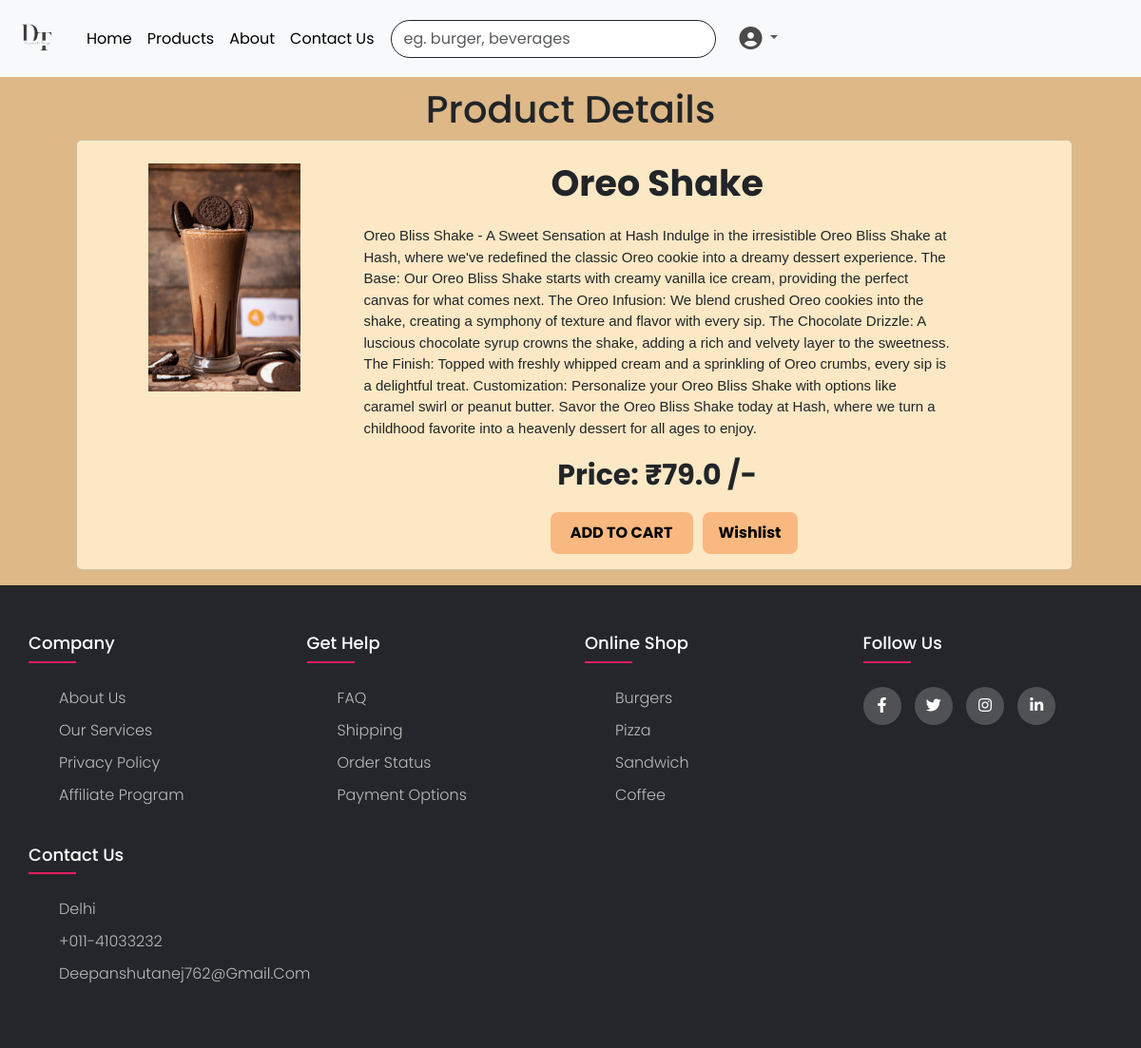
The page /2 (signed in) on the database its author committed.
### app1/models.py (models this page shows, shortened)
class Product(models.Model):
    Title = models.CharField(max_length=30)
    Product_id = models.IntegerField(unique=True)
    Description = models.CharField(max_length=1000)
    price = models.FloatField(max_length=30)
    img = models.ImageField(upload_to='images/')
    category = models.CharField(max_length=30)

### app1/views.py (the view, shortened to what this page needs)
# urls.py: path('<int:pid>', views.details, name='details'),
def details(request,pid):
    if request.user.is_authenticated:
        myproduct = get_object_or_404(Product, pk=pid)
        return render(request,'app1/details.html',{'z':myproduct})

### app1/templates/app1/details.html (shortened to what this page needs)
<!DOCTYPE html>
<html lang="en">
<head>
  {% load static %}
  <link rel="stylesheet" href="{% static 'app1/home.css' %}">
  <link href="https://cdn.jsdelivr.net/npm/bootstrap@5.3.1/dist/css/bootstrap.min.css" rel="stylesheet"
>
</head>
<body style="background-color:burlywood;">
  {% include 'app1/navbar.html' %}
  <div>
    <h1 style="text-align: center;margin-top: 10px;">Product Details</h1>
    <div class="card mb-3" style="max-width: 90%; background-color: rgb(252, 232, 196);margin: 0vh 9vh 10vh 10vh;">
      <div class="row g-0">
        <div class="col-md-3">
          <img src="{{z.img.url}}" class="img-fluid rounded-start, card-img-top" alt="image"
            style="max-block-size: 20vw;margin-left: 2vw;margin-top: 3vh;margin-bottom: 3vh;">
        </div>
        <div class="col-md-8">
          <div class="card-body">
            <p style="font-weight: bolder;font-size: 38px;text-align: center;">{{ z.Title }}</p>
            <p style="font-size: 15px;font-family:Arial, Helvetica, sans-serif;margin:2vh 2vw">
              {{z.Description}}</p>
            <p style="font-size: 30px;font-weight: bold;text-align: center;">Price: ₹{{ z.price }} /-</p>
            <div class="container1" style="display:flex; flex-direction: row;align-items: center;margin-left: 160px; gap: 30px;">
              <form method="post" action="{% url 'cart' %}">
                <button class="btn, btn1" value="{{z.Product_id}}" id="c_btn" name="c_btn" style="padding: 10px;width: 150px; ;">ADD TO CART</button>
              </form>
              <form method="post" action="{% url 'add_wishlists' %}">
                <button class="btn, btn1" value="{{z.Product_id}}" id="w_btn" name="w_btn"
                  style="padding: 10px;width: 100px;">Wishlist</button>
              </form>
            </div>
          </div>
        </div>
      </div>
    </div>
  </div>
  {% include 'app1/footer.html' %}
</body>
</html>

### app1/static/app1/home.css (style rules this page uses)
.card-img-top { margin-top: 10px; max-width: 250px; height: 200px; overflow: hidden; aspect-ratio: 1/3; object-fit: contain; }
.btn1 { background-color: rgb(248, 184, 128); font-weight: bolder; border: none; padding: 5px 10px; border-radius: 8px; }

### app1/static/app1/style.css (style rules this page uses)
body { line-height: 1.5; font-family: 'Poppins', sans-serif; }
* { margin:0; padding:0; box-sizing: border-box; }
.row { display: flex; flex-wrap: wrap; }

### app1/templates/app1/details.html (style rules this page uses)
.btn1 { margin-left: 40%; }

### rows shown on the page
Product: img (picture), Title "Oreo Shake", Description "Oreo Bliss Shake - A Sweet Sensation at Hash Indulge in the irresistible Oreo Bliss Shake at Hash, where we've redefined the classic Oreo cookie into a dreamy dessert experience. The Base: Our Oreo Bliss Shake starts with creamy vanilla ice cream, providing the perfect canvas for what comes next. The Oreo Infusion: We blend crushed Oreo cookies into the shake, creating a symphony of texture and flavor with every sip. The Chocolate Drizzle: A luscious chocolate syrup crowns the shake, adding a rich and velvety layer to the sweetness. The Finish: Topped with freshly whipped cream and a sprinkling of Oreo crumbs, every sip is a delightful treat. Customization: Personalize your Oreo Bliss Shake…", price "79.0"
